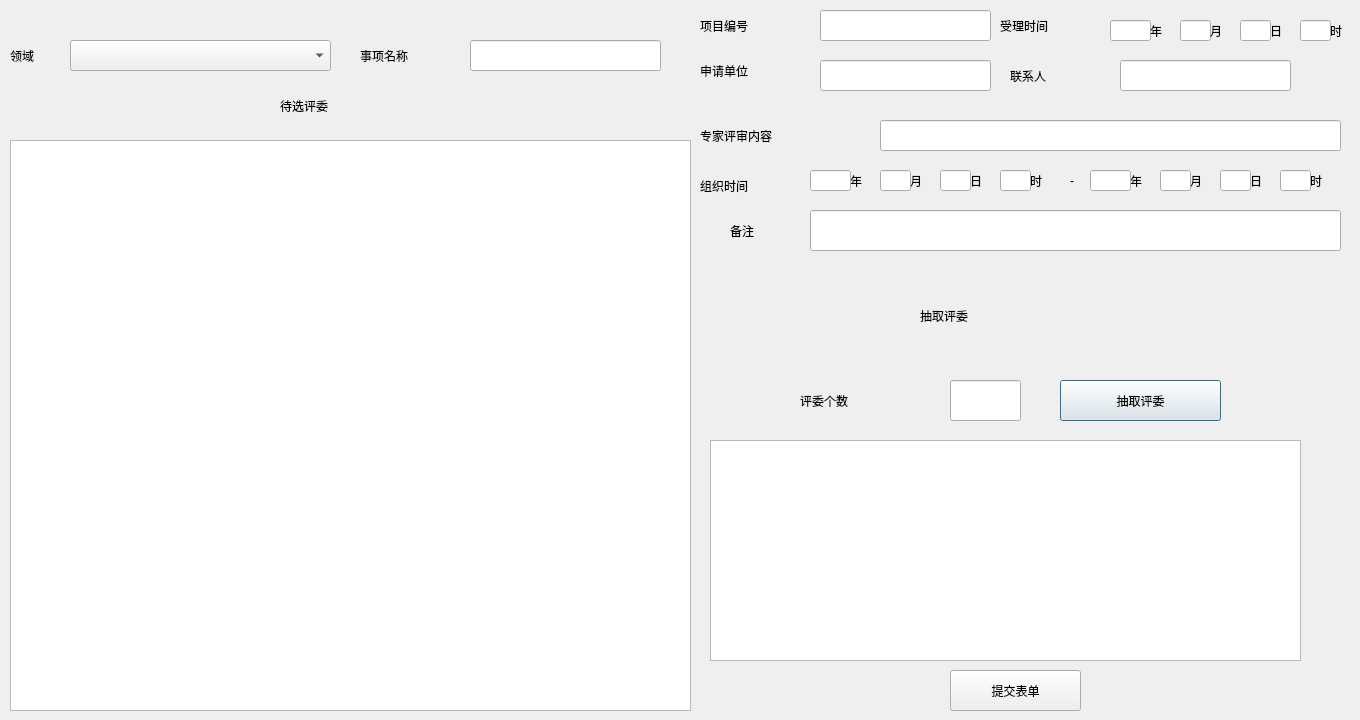
<?xml version="1.0" encoding="UTF-8"?>
<ui version="4.0">
 <class>choiceProfessor</class>
 <widget class="QDialog" name="choiceProfessor">
  <property name="geometry">
   <rect>
    <x>0</x>
    <y>0</y>
    <width>1360</width>
    <height>720</height>
   </rect>
  </property>
  <property name="windowTitle">
   <string>Dialog</string>
  </property>
  <widget class="QLabel" name="label_4">
   <property name="geometry">
    <rect>
     <x>280</x>
     <y>90</y>
     <width>121</width>
     <height>31</height>
    </rect>
   </property>
   <property name="styleSheet">
    <string notr="true">font: 16pt &quot;Agency FB&quot;;</string>
   </property>
   <property name="text">
    <string>待选评委</string>
   </property>
  </widget>
  <widget class="QLabel" name="label_3">
   <property name="geometry">
    <rect>
     <x>700</x>
     <y>10</y>
     <width>111</width>
     <height>31</height>
    </rect>
   </property>
   <property name="styleSheet">
    <string notr="true">font: 16pt &quot;Agency FB&quot;;</string>
   </property>
   <property name="text">
    <string>项目编号</string>
   </property>
  </widget>
  <widget class="QLabel" name="label_2">
   <property name="geometry">
    <rect>
     <x>10</x>
     <y>40</y>
     <width>61</width>
     <height>31</height>
    </rect>
   </property>
   <property name="styleSheet">
    <string notr="true">font: 14pt &quot;Agency FB&quot;;</string>
   </property>
   <property name="text">
    <string>领域</string>
   </property>
  </widget>
  <widget class="QComboBox" name="FiltercomboBox">
   <property name="geometry">
    <rect>
     <x>70</x>
     <y>40</y>
     <width>261</width>
     <height>31</height>
    </rect>
   </property>
  </widget>
  <widget class="QLabel" name="label_7">
   <property name="geometry">
    <rect>
     <x>560</x>
     <y>290</y>
     <width>72</width>
     <height>15</height>
    </rect>
   </property>
   <property name="text">
    <string/>
   </property>
  </widget>
  <widget class="QLineEdit" name="prijectLineEdit">
   <property name="geometry">
    <rect>
     <x>470</x>
     <y>40</y>
     <width>191</width>
     <height>31</height>
    </rect>
   </property>
  </widget>
  <widget class="QTableView" name="candidateTableView">
   <property name="geometry">
    <rect>
     <x>10</x>
     <y>140</y>
     <width>681</width>
     <height>571</height>
    </rect>
   </property>
  </widget>
  <widget class="QLabel" name="label">
   <property name="geometry">
    <rect>
     <x>360</x>
     <y>40</y>
     <width>101</width>
     <height>31</height>
    </rect>
   </property>
   <property name="styleSheet">
    <string notr="true">font: 14pt &quot;Agency FB&quot;;</string>
   </property>
   <property name="text">
    <string>事项名称</string>
   </property>
  </widget>
  <widget class="QLineEdit" name="projectCodeLineEdit">
   <property name="geometry">
    <rect>
     <x>820</x>
     <y>10</y>
     <width>171</width>
     <height>31</height>
    </rect>
   </property>
  </widget>
  <widget class="QTableView" name="selectedProfessorTableView">
   <property name="geometry">
    <rect>
     <x>710</x>
     <y>440</y>
     <width>591</width>
     <height>221</height>
    </rect>
   </property>
  </widget>
  <widget class="QPushButton" name="pushButton">
   <property name="geometry">
    <rect>
     <x>1060</x>
     <y>380</y>
     <width>161</width>
     <height>41</height>
    </rect>
   </property>
   <property name="text">
    <string>抽取评委</string>
   </property>
  </widget>
  <widget class="QLabel" name="label_5">
   <property name="geometry">
    <rect>
     <x>920</x>
     <y>280</y>
     <width>201</width>
     <height>71</height>
    </rect>
   </property>
   <property name="styleSheet">
    <string notr="true">font: 28pt &quot;Agency FB&quot;;</string>
   </property>
   <property name="text">
    <string>抽取评委</string>
   </property>
  </widget>
  <widget class="QPushButton" name="pushButton_2">
   <property name="geometry">
    <rect>
     <x>950</x>
     <y>670</y>
     <width>131</width>
     <height>41</height>
    </rect>
   </property>
   <property name="text">
    <string>提交表单</string>
   </property>
  </widget>
  <widget class="QLabel" name="label_6">
   <property name="geometry">
    <rect>
     <x>800</x>
     <y>380</y>
     <width>121</width>
     <height>41</height>
    </rect>
   </property>
   <property name="styleSheet">
    <string notr="true">font: 16pt &quot;Agency FB&quot;;</string>
   </property>
   <property name="text">
    <string>评委个数</string>
   </property>
  </widget>
  <widget class="QLineEdit" name="lineEdit">
   <property name="geometry">
    <rect>
     <x>950</x>
     <y>380</y>
     <width>71</width>
     <height>41</height>
    </rect>
   </property>
  </widget>
  <widget class="QLabel" name="label_8">
   <property name="geometry">
    <rect>
     <x>-10</x>
     <y>0</y>
     <width>1371</width>
     <height>741</height>
    </rect>
   </property>
   <property name="styleSheet">
    <string notr="true">border-image: url(:/icon/backimage.jpg);</string>
   </property>
   <property name="text">
    <string/>
   </property>
  </widget>
  <widget class="QLabel" name="label_9">
   <property name="geometry">
    <rect>
     <x>1000</x>
     <y>10</y>
     <width>111</width>
     <height>31</height>
    </rect>
   </property>
   <property name="styleSheet">
    <string notr="true">font: 16pt &quot;Agency FB&quot;;</string>
   </property>
   <property name="text">
    <string>受理时间</string>
   </property>
  </widget>
  <widget class="QLabel" name="label_10">
   <property name="geometry">
    <rect>
     <x>700</x>
     <y>50</y>
     <width>111</width>
     <height>41</height>
    </rect>
   </property>
   <property name="styleSheet">
    <string notr="true">font: 16pt &quot;Agency FB&quot;;</string>
   </property>
   <property name="text">
    <string>申请单位</string>
   </property>
  </widget>
  <widget class="QLineEdit" name="LineEditDepartment">
   <property name="geometry">
    <rect>
     <x>820</x>
     <y>60</y>
     <width>171</width>
     <height>31</height>
    </rect>
   </property>
  </widget>
  <widget class="QLabel" name="lineEditlabel">
   <property name="geometry">
    <rect>
     <x>1010</x>
     <y>60</y>
     <width>101</width>
     <height>31</height>
    </rect>
   </property>
   <property name="styleSheet">
    <string notr="true">font: 16pt &quot;Agency FB&quot;;</string>
   </property>
   <property name="text">
    <string>联系人</string>
   </property>
  </widget>
  <widget class="QLineEdit" name="lineEditPerson">
   <property name="geometry">
    <rect>
     <x>1120</x>
     <y>60</y>
     <width>171</width>
     <height>31</height>
    </rect>
   </property>
  </widget>
  <widget class="QLabel" name="label_12">
   <property name="geometry">
    <rect>
     <x>700</x>
     <y>120</y>
     <width>171</width>
     <height>31</height>
    </rect>
   </property>
   <property name="styleSheet">
    <string notr="true">font: 16pt &quot;Agency FB&quot;;</string>
   </property>
   <property name="text">
    <string>专家评审内容</string>
   </property>
  </widget>
  <widget class="QLineEdit" name="LineEditProfessorTalk">
   <property name="geometry">
    <rect>
     <x>880</x>
     <y>120</y>
     <width>461</width>
     <height>31</height>
    </rect>
   </property>
  </widget>
  <widget class="QLabel" name="label_13">
   <property name="geometry">
    <rect>
     <x>850</x>
     <y>170</y>
     <width>31</width>
     <height>21</height>
    </rect>
   </property>
   <property name="styleSheet">
    <string notr="true">font: 16pt &quot;Agency FB&quot;;</string>
   </property>
   <property name="text">
    <string>年</string>
   </property>
  </widget>
  <widget class="QLabel" name="label_14">
   <property name="geometry">
    <rect>
     <x>700</x>
     <y>170</y>
     <width>111</width>
     <height>31</height>
    </rect>
   </property>
   <property name="styleSheet">
    <string notr="true">font: 16pt &quot;Agency FB&quot;;</string>
   </property>
   <property name="text">
    <string>组织时间</string>
   </property>
  </widget>
  <widget class="QLabel" name="label_15">
   <property name="geometry">
    <rect>
     <x>970</x>
     <y>170</y>
     <width>31</width>
     <height>21</height>
    </rect>
   </property>
   <property name="styleSheet">
    <string notr="true">font: 16pt &quot;Agency FB&quot;;</string>
   </property>
   <property name="text">
    <string>日</string>
   </property>
  </widget>
  <widget class="QLabel" name="label_16">
   <property name="geometry">
    <rect>
     <x>910</x>
     <y>170</y>
     <width>31</width>
     <height>21</height>
    </rect>
   </property>
   <property name="styleSheet">
    <string notr="true">font: 16pt &quot;Agency FB&quot;;</string>
   </property>
   <property name="text">
    <string>月</string>
   </property>
  </widget>
  <widget class="QLabel" name="label_18">
   <property name="geometry">
    <rect>
     <x>1030</x>
     <y>170</y>
     <width>31</width>
     <height>21</height>
    </rect>
   </property>
   <property name="styleSheet">
    <string notr="true">font: 16pt &quot;Agency FB&quot;;</string>
   </property>
   <property name="text">
    <string>时</string>
   </property>
  </widget>
  <widget class="QLabel" name="label_19">
   <property name="geometry">
    <rect>
     <x>1070</x>
     <y>170</y>
     <width>31</width>
     <height>21</height>
    </rect>
   </property>
   <property name="styleSheet">
    <string notr="true">font: 16pt &quot;Agency FB&quot;;</string>
   </property>
   <property name="text">
    <string>-</string>
   </property>
  </widget>
  <widget class="QLabel" name="label_17">
   <property name="geometry">
    <rect>
     <x>1250</x>
     <y>170</y>
     <width>31</width>
     <height>21</height>
    </rect>
   </property>
   <property name="styleSheet">
    <string notr="true">font: 16pt &quot;Agency FB&quot;;</string>
   </property>
   <property name="text">
    <string>日</string>
   </property>
  </widget>
  <widget class="QLabel" name="label_20">
   <property name="geometry">
    <rect>
     <x>1130</x>
     <y>170</y>
     <width>31</width>
     <height>21</height>
    </rect>
   </property>
   <property name="styleSheet">
    <string notr="true">font: 16pt &quot;Agency FB&quot;;</string>
   </property>
   <property name="text">
    <string>年</string>
   </property>
  </widget>
  <widget class="QLabel" name="label_21">
   <property name="geometry">
    <rect>
     <x>1310</x>
     <y>170</y>
     <width>31</width>
     <height>21</height>
    </rect>
   </property>
   <property name="styleSheet">
    <string notr="true">font: 16pt &quot;Agency FB&quot;;</string>
   </property>
   <property name="text">
    <string>时</string>
   </property>
  </widget>
  <widget class="QLabel" name="label_22">
   <property name="geometry">
    <rect>
     <x>1190</x>
     <y>170</y>
     <width>31</width>
     <height>21</height>
    </rect>
   </property>
   <property name="styleSheet">
    <string notr="true">font: 16pt &quot;Agency FB&quot;;</string>
   </property>
   <property name="text">
    <string>月</string>
   </property>
  </widget>
  <widget class="QLineEdit" name="LineEditYear">
   <property name="geometry">
    <rect>
     <x>810</x>
     <y>170</y>
     <width>41</width>
     <height>21</height>
    </rect>
   </property>
  </widget>
  <widget class="QLineEdit" name="lineEditMonth">
   <property name="geometry">
    <rect>
     <x>880</x>
     <y>170</y>
     <width>31</width>
     <height>21</height>
    </rect>
   </property>
  </widget>
  <widget class="QLineEdit" name="lineEditDay">
   <property name="geometry">
    <rect>
     <x>940</x>
     <y>170</y>
     <width>31</width>
     <height>21</height>
    </rect>
   </property>
  </widget>
  <widget class="QLineEdit" name="lineEditHours">
   <property name="geometry">
    <rect>
     <x>1000</x>
     <y>170</y>
     <width>31</width>
     <height>21</height>
    </rect>
   </property>
  </widget>
  <widget class="QLineEdit" name="lineEditDhours">
   <property name="geometry">
    <rect>
     <x>1280</x>
     <y>170</y>
     <width>31</width>
     <height>21</height>
    </rect>
   </property>
  </widget>
  <widget class="QLineEdit" name="lineEditDday">
   <property name="geometry">
    <rect>
     <x>1220</x>
     <y>170</y>
     <width>31</width>
     <height>21</height>
    </rect>
   </property>
  </widget>
  <widget class="QLineEdit" name="lineEditDmonth">
   <property name="geometry">
    <rect>
     <x>1160</x>
     <y>170</y>
     <width>31</width>
     <height>21</height>
    </rect>
   </property>
  </widget>
  <widget class="QLineEdit" name="lineEditDyear">
   <property name="geometry">
    <rect>
     <x>1090</x>
     <y>170</y>
     <width>41</width>
     <height>21</height>
    </rect>
   </property>
  </widget>
  <widget class="QLabel" name="label_23">
   <property name="geometry">
    <rect>
     <x>730</x>
     <y>210</y>
     <width>61</width>
     <height>41</height>
    </rect>
   </property>
   <property name="styleSheet">
    <string notr="true">font: 16pt &quot;Agency FB&quot;;</string>
   </property>
   <property name="text">
    <string>备注</string>
   </property>
  </widget>
  <widget class="QLineEdit" name="lineEditBeizhu">
   <property name="geometry">
    <rect>
     <x>810</x>
     <y>210</y>
     <width>531</width>
     <height>41</height>
    </rect>
   </property>
  </widget>
  <widget class="QLineEdit" name="lineEditMonth_2">
   <property name="geometry">
    <rect>
     <x>1180</x>
     <y>20</y>
     <width>31</width>
     <height>21</height>
    </rect>
   </property>
  </widget>
  <widget class="QLabel" name="label_24">
   <property name="geometry">
    <rect>
     <x>1270</x>
     <y>20</y>
     <width>31</width>
     <height>21</height>
    </rect>
   </property>
   <property name="styleSheet">
    <string notr="true">font: 16pt &quot;Agency FB&quot;;</string>
   </property>
   <property name="text">
    <string>日</string>
   </property>
  </widget>
  <widget class="QLabel" name="label_25">
   <property name="geometry">
    <rect>
     <x>1150</x>
     <y>20</y>
     <width>31</width>
     <height>21</height>
    </rect>
   </property>
   <property name="styleSheet">
    <string notr="true">font: 16pt &quot;Agency FB&quot;;</string>
   </property>
   <property name="text">
    <string>年</string>
   </property>
  </widget>
  <widget class="QLineEdit" name="LineEditYear_2">
   <property name="geometry">
    <rect>
     <x>1110</x>
     <y>20</y>
     <width>41</width>
     <height>21</height>
    </rect>
   </property>
  </widget>
  <widget class="QLineEdit" name="lineEditDay_2">
   <property name="geometry">
    <rect>
     <x>1240</x>
     <y>20</y>
     <width>31</width>
     <height>21</height>
    </rect>
   </property>
  </widget>
  <widget class="QLabel" name="label_26">
   <property name="geometry">
    <rect>
     <x>1330</x>
     <y>20</y>
     <width>31</width>
     <height>21</height>
    </rect>
   </property>
   <property name="styleSheet">
    <string notr="true">font: 16pt &quot;Agency FB&quot;;</string>
   </property>
   <property name="text">
    <string>时</string>
   </property>
  </widget>
  <widget class="QLineEdit" name="lineEditHours_2">
   <property name="geometry">
    <rect>
     <x>1300</x>
     <y>20</y>
     <width>31</width>
     <height>21</height>
    </rect>
   </property>
  </widget>
  <widget class="QLabel" name="label_27">
   <property name="geometry">
    <rect>
     <x>1210</x>
     <y>20</y>
     <width>31</width>
     <height>21</height>
    </rect>
   </property>
   <property name="styleSheet">
    <string notr="true">font: 16pt &quot;Agency FB&quot;;</string>
   </property>
   <property name="text">
    <string>月</string>
   </property>
  </widget>
  <zorder>label_8</zorder>
  <zorder>label_4</zorder>
  <zorder>label_3</zorder>
  <zorder>label_2</zorder>
  <zorder>FiltercomboBox</zorder>
  <zorder>label_7</zorder>
  <zorder>prijectLineEdit</zorder>
  <zorder>candidateTableView</zorder>
  <zorder>label</zorder>
  <zorder>projectCodeLineEdit</zorder>
  <zorder>selectedProfessorTableView</zorder>
  <zorder>pushButton</zorder>
  <zorder>label_5</zorder>
  <zorder>pushButton_2</zorder>
  <zorder>label_6</zorder>
  <zorder>lineEdit</zorder>
  <zorder>label_9</zorder>
  <zorder>label_10</zorder>
  <zorder>LineEditDepartment</zorder>
  <zorder>lineEditlabel</zorder>
  <zorder>lineEditPerson</zorder>
  <zorder>label_12</zorder>
  <zorder>LineEditProfessorTalk</zorder>
  <zorder>label_13</zorder>
  <zorder>label_14</zorder>
  <zorder>label_15</zorder>
  <zorder>label_16</zorder>
  <zorder>label_18</zorder>
  <zorder>label_19</zorder>
  <zorder>label_17</zorder>
  <zorder>label_20</zorder>
  <zorder>label_21</zorder>
  <zorder>label_22</zorder>
  <zorder>LineEditYear</zorder>
  <zorder>lineEditMonth</zorder>
  <zorder>lineEditDay</zorder>
  <zorder>lineEditHours</zorder>
  <zorder>lineEditDhours</zorder>
  <zorder>lineEditDday</zorder>
  <zorder>lineEditDmonth</zorder>
  <zorder>lineEditDyear</zorder>
  <zorder>label_23</zorder>
  <zorder>lineEditBeizhu</zorder>
  <zorder>lineEditMonth_2</zorder>
  <zorder>label_24</zorder>
  <zorder>label_25</zorder>
  <zorder>LineEditYear_2</zorder>
  <zorder>lineEditDay_2</zorder>
  <zorder>label_26</zorder>
  <zorder>lineEditHours_2</zorder>
  <zorder>label_27</zorder>
 </widget>
 <resources/>
 <connections>
  <connection>
   <sender>pushButton</sender>
   <signal>clicked()</signal>
   <receiver>choiceProfessor</receiver>
   <slot>sumCandidateProfessor()</slot>
   <hints>
    <hint type="sourcelabel">
     <x>1052</x>
     <y>290</y>
    </hint>
    <hint type="destinationlabel">
     <x>1275</x>
     <y>252</y>
    </hint>
   </hints>
  </connection>
  <connection>
   <sender>pushButton_2</sender>
   <signal>clicked()</signal>
   <receiver>choiceProfessor</receiver>
   <slot>onSubmitList()</slot>
   <hints>
    <hint type="sourcelabel">
     <x>1028</x>
     <y>617</y>
    </hint>
    <hint type="destinationlabel">
     <x>1138</x>
     <y>672</y>
    </hint>
   </hints>
  </connection>
  <connection>
   <sender>FiltercomboBox</sender>
   <signal>currentTextChanged(QString)</signal>
   <receiver>choiceProfessor</receiver>
   <slot>onFilterClicked()</slot>
   <hints>
    <hint type="sourcelabel">
     <x>467</x>
     <y>62</y>
    </hint>
    <hint type="destinationlabel">
     <x>498</x>
     <y>115</y>
    </hint>
   </hints>
  </connection>
 </connections>
 <slots>
  <slot>onFilterClicked()</slot>
  <slot>sumCandidateProfessor()</slot>
  <slot>onSubmitList()</slot>
 </slots>
</ui>
